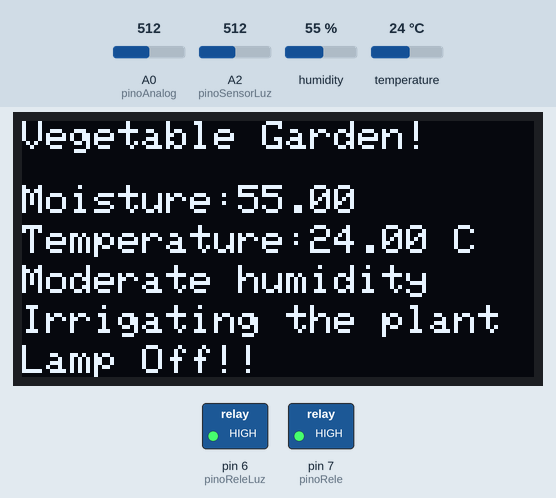
Recording of a sketch running on a simulated Arduino Uno, built with avr-gcc and run on an emulated ATmega328P. Shown: 128×64 one-colour display, switched loads named in the sketch (green lamp = pin HIGH). Inputs (shaded band) come from the test bench; at power-on: A2 (pinoSensorLuz) = 512, A0 (pinoAnalog) = 512, humidity 55 %, temperature 24 °C. What the sketch prints to the serial monitor is not drawn.

Above: at 1.4 s.
1.5 s: A2 (pinoSensorLuz) set to 410
3.0 s: A2 (pinoSensorLuz) set to 392
At 3.8 s:
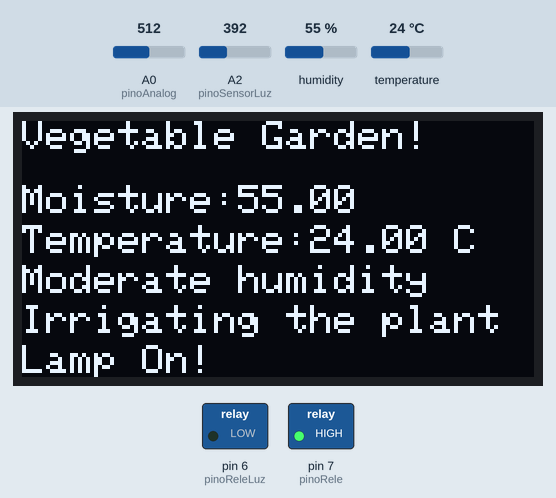
4.7 s: A0 (pinoAnalog) set to 602
At 6.3 s:
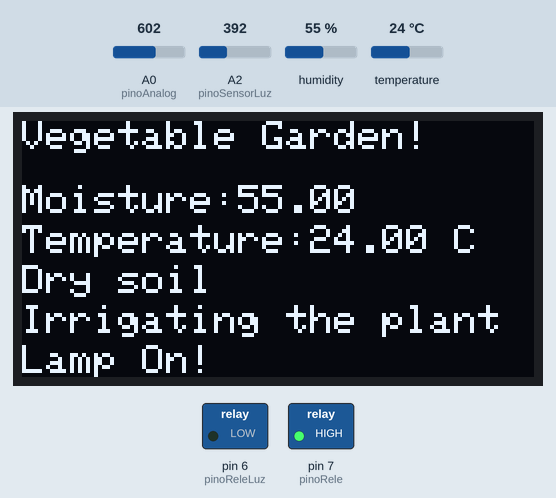
7.1 s: A0 (pinoAnalog) set to 621
At 8.8 s:
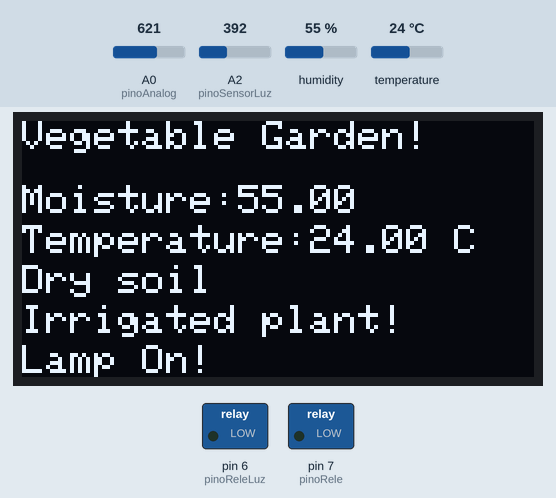
9.6 s: A2 (pinoSensorLuz) set to 610
At 10.9 s:
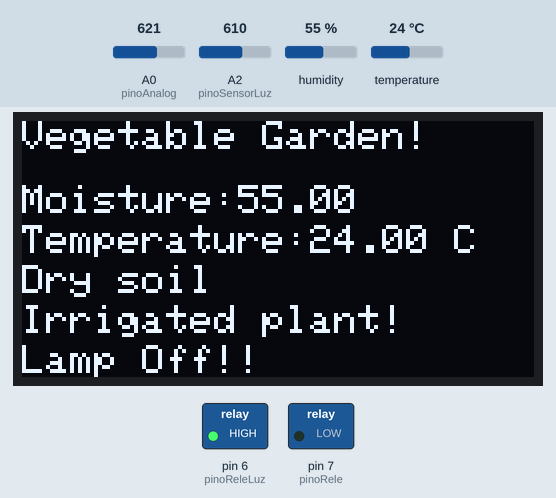
11.2 s: A0 (pinoAnalog) set to 390
At 12.4 s:
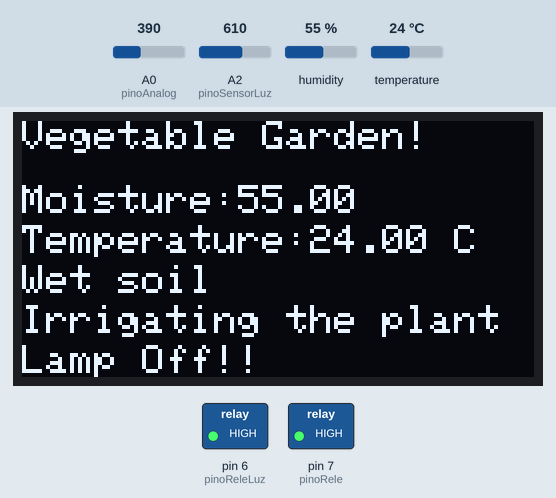
Timing chart, 0 to 14.2 s (numbered marks = the images above; inputs shaded):
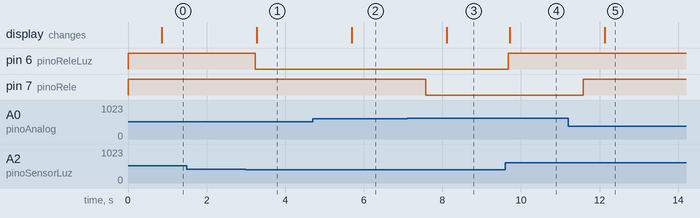

Measured:
- the behaviour switches between 400 and 399 on A2 (pinoSensorLuz) (found by bisection; images 0 and 1)
- the behaviour switches between 613 and 614 on A0 (pinoAnalog) (found by bisection; images 2 and 3)
- after the input at 1.5 s, every drawn part: stays the same
- after the input at 3.0 s, pin 6 (pinoReleLuz): HIGH → LOW after 0.24 s; the display: changes after 0.28 s (image 1)
- after the input at 4.7 s, the display: changes after 1.0 s (image 2)
- after the input at 7.1 s, pin 7 (pinoRele): HIGH → LOW after 0.48 s; the display: changes after 1.0 s (image 3)
- after the input at 9.6 s, pin 6 (pinoReleLuz): LOW → HIGH after 0.07 s; the display: changes after 0.11 s (image 4)
- after the input at 11.2 s, pin 7 (pinoRele): LOW → HIGH after 0.39 s; the display: changes after 0.93 s (image 5)

The sketch:

Programa_Arduino_C++_controle_da_estufa.ino
```cpp
#include "DHT.h"
#include <SPI.h>
#include <Wire.h>
#include <Adafruit_GFX.h>
#include <Adafruit_SSD1306.h>

#define DHTPIN A1 // pino que estamos conectado
#define DHTTYPE DHT11 // DHT 11
#define pinoAnalog A0 // Pino Umidade Solo
#define pinoRele 7 // Rele Irrigação Solo
#define pinoSensorLuz A2   // Sensor de Luz
#define pinoReleLuz 6 // Rele Luz
//#define porta_botao1 2 // aciona irrigação manualmente
//#define porta_botao2  3 // aciona luz manulamente


DHT dht(DHTPIN, DHTTYPE);

const byte SCREEN_WIDTH = 128; // OLED display width, in pixels
const byte SCREEN_HEIGHT = 64; // OLED display height, in pixels
int ValAnalogIn;
int valor_analogico = 0;
int valorLuz = 0;
////Armazena o valor lido dos botoes
//int leitura1 = 0;
//int leitura2 = 0;
////Armazena o estado do rele - 0 (LOW) ou 1 (HIGH)
//int estadorele1 = 1;
//int estadorele2 = 1;

// Declaration for an SSD1306 display connected to I2C (SDA, SCL pins)
const int OLED_RESET = -1; // Reset pin # (or -1 if sharing Arduino reset pin)
Adafruit_SSD1306 display(SCREEN_WIDTH, SCREEN_HEIGHT, &Wire, OLED_RESET);


void setup()
{
  Serial.begin(9600);

  dht.begin();
  pinMode(pinoRele, OUTPUT);
  pinMode(pinoReleLuz, OUTPUT);
  //Define pinos dos botoes como entrada
  //  pinMode(porta_botao1, INPUT_PULLUP);
  //  pinMode(porta_botao2, INPUT_PULLUP);
  //Estado inicial dos reles - desligados
  digitalWrite(pinoRele, HIGH);
  digitalWrite(pinoReleLuz, HIGH);

  // initialize with the I2C addr 0x3C
  display.begin(SSD1306_SWITCHCAPVCC, 0x3C);

  // Clear the buffer.
  display.clearDisplay();

  // Display Text "Hello Word"
  display.clearDisplay();
  display.setTextSize(1);
  display.setTextColor(WHITE);


}

void loop() {

  display.clearDisplay();
  delay(50);
  display.setCursor(0, 0);
  display.print("Vegetable Garden!");

  Temp();

  Umidade();

  Irrigacao();

  Rele();

  display.display();


}

void Rele() {

  valorLuz = analogRead(pinoSensorLuz);
  int luminosidade = map(valorLuz, 1023, 0, 100, 0);
  Serial.println(luminosidade);
  //Serial.print("LUZ: ");
  //Serial.println(valorLuz);

  if (valorLuz >= 400)
  {
    digitalWrite(pinoReleLuz, HIGH);
    display.setCursor(0,56);
    display.print("Lamp Off!!");
    delay(10);
  }
  else
  {
    digitalWrite(pinoReleLuz, LOW);
    display.setCursor(0,56);
    display.print("Lamp On!");
    delay(10);
  }


}

void Irrigacao() {
  ValAnalogIn = analogRead(pinoAnalog); // Relaciona o valor analógico com o recebido do sensor
  int Porcento = map(ValAnalogIn, 1023, 0, 0, 100); // Relaciona o valor analógico à porcentagem
   Serial.println(Porcento);

  if (Porcento >= 40) { // Se a porcentagem for menor ou igual à
    display.setCursor(0, 46);
    display.print("Irrigating the plant"); // Imprime a frase no monitor serial
    digitalWrite(pinoRele, HIGH); // Altera o estado do pinoRele para nível Alto

  }

  else { // Se não ...
    display.setCursor(0, 46);
    display.print("Irrigated plant!"); // Imprime a frase no monitor serial
    digitalWrite(pinoRele, LOW); // Altera o estado do pinoRele para nível Baixo
  }
  delay (500); // Estabelece o tempo de 1s para reinicializar a leitura
}

void Temp() {
  // A leitura da temperatura e umidade pode levar 250ms!
  // O atraso do sensor pode chegar a 2 segundos.
  float h = dht.readHumidity();
  float t = dht.readTemperature();
  // testa se retorno é valido, caso contrário algo está errado.
  if (isnan(t) || isnan(h))
  {
    Serial.println("Failed to read from DHT");
  }
  else
  {

    display.setCursor(0, 16);
    display.print("Moisture:");
    display.print(h);
    Serial.println(h);
    display.setCursor(0, 26);
    display.print("Temperature:");
    display.print(t);
    Serial.println(t);
    display.print(" C");
    delay(100);

  }
}


void Umidade() {
  //Le o valor do pino A0 do sensor
  valor_analogico = analogRead(pinoAnalog);

  //Solo umido, acende o led verde
  if (valor_analogico > 0 && valor_analogico < 500)
  {
    display.setCursor(0, 36);
    display.print("Wet soil");


  }

  //Solo com umidade moderada, acende led amarelo
  if (valor_analogico > 500 && valor_analogico < 600)
  {
    display.setCursor(0, 36);
    display.print("Moderate humidity");


  }
  //Solo seco, acende led vermelho
  if (valor_analogico > 600 && valor_analogico < 1024)
  {
    display.setCursor(0, 36);
    display.print("Dry soil");


  }
  delay(100);
}


// Acionamento com Botões
/*
  void button(){
  //Verifica o acionamento do botao 1
  leitura1 = digitalRead(porta_botao1);
  if (leitura1 != 0)
  {
    while (digitalRead(porta_botao1) != 0)
    {
      delay(100);
    }
    //Inverte o estado da porta
    estadorele1 = !estadorele1;
    //Comandos para o rele 1
    digitalWrite(pinoRele, estadorele1);
  }
  leitura2 = digitalRead(porta_botao2);
  if (leitura2 != 0)
  {
    while(digitalRead(porta_botao2) != 0)
    {
      delay(100);
    }
    //Inverte o estado da porta
    estadorele2 = !estadorele2;
    //Comandos para o rele 2
    digitalWrite(pinoReleLuz, estadorele2);
  }

  } */
```
